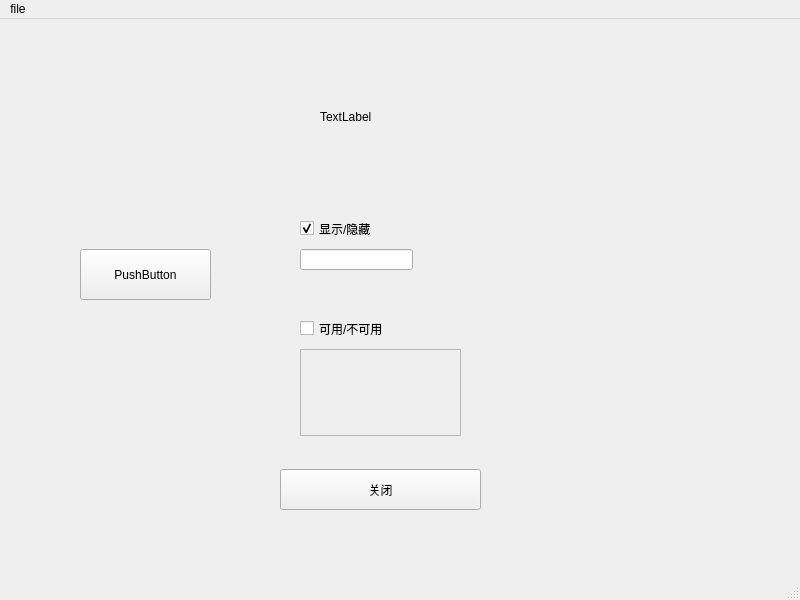
<?xml version="1.0" encoding="UTF-8"?>
<ui version="4.0">
 <class>MainWindow</class>
 <widget class="QMainWindow" name="MainWindow">
  <property name="geometry">
   <rect>
    <x>0</x>
    <y>0</y>
    <width>800</width>
    <height>600</height>
   </rect>
  </property>
  <property name="windowTitle">
   <string>MainWindow</string>
  </property>
  <widget class="QWidget" name="centralwidget">
   <widget class="QPushButton" name="pushButton">
    <property name="geometry">
     <rect>
      <x>280</x>
      <y>450</y>
      <width>201</width>
      <height>41</height>
     </rect>
    </property>
    <property name="text">
     <string>关闭</string>
    </property>
   </widget>
   <widget class="QCheckBox" name="checkBox">
    <property name="geometry">
     <rect>
      <x>300</x>
      <y>200</y>
      <width>101</width>
      <height>19</height>
     </rect>
    </property>
    <property name="text">
     <string>显示/隐藏</string>
    </property>
    <property name="checked">
     <bool>true</bool>
    </property>
   </widget>
   <widget class="QLineEdit" name="lineEdit">
    <property name="geometry">
     <rect>
      <x>300</x>
      <y>230</y>
      <width>113</width>
      <height>21</height>
     </rect>
    </property>
   </widget>
   <widget class="QCheckBox" name="checkBox_2">
    <property name="geometry">
     <rect>
      <x>300</x>
      <y>300</y>
      <width>111</width>
      <height>19</height>
     </rect>
    </property>
    <property name="text">
     <string>可用/不可用</string>
    </property>
   </widget>
   <widget class="QTextEdit" name="textEdit">
    <property name="enabled">
     <bool>false</bool>
    </property>
    <property name="geometry">
     <rect>
      <x>300</x>
      <y>330</y>
      <width>161</width>
      <height>87</height>
     </rect>
    </property>
   </widget>
   <widget class="QLabel" name="label">
    <property name="geometry">
     <rect>
      <x>320</x>
      <y>90</y>
      <width>72</width>
      <height>15</height>
     </rect>
    </property>
    <property name="text">
     <string>TextLabel</string>
    </property>
   </widget>
   <widget class="QPushButton" name="pause_btn">
    <property name="geometry">
     <rect>
      <x>80</x>
      <y>230</y>
      <width>131</width>
      <height>51</height>
     </rect>
    </property>
    <property name="text">
     <string>PushButton</string>
    </property>
   </widget>
  </widget>
  <widget class="QMenuBar" name="menubar">
   <property name="geometry">
    <rect>
     <x>0</x>
     <y>0</y>
     <width>800</width>
     <height>26</height>
    </rect>
   </property>
   <widget class="QMenu" name="menufile">
    <property name="title">
     <string>file</string>
    </property>
    <addaction name="actionopen"/>
    <addaction name="separator"/>
    <addaction name="actionnew"/>
    <addaction name="separator"/>
    <addaction name="actionsave"/>
    <addaction name="separator"/>
    <addaction name="actionsave_as"/>
   </widget>
   <addaction name="menufile"/>
  </widget>
  <widget class="QStatusBar" name="statusbar"/>
  <action name="actionopen">
   <property name="text">
    <string>open</string>
   </property>
  </action>
  <action name="actionnew">
   <property name="text">
    <string>new</string>
   </property>
  </action>
  <action name="actionsave">
   <property name="text">
    <string>save</string>
   </property>
  </action>
  <action name="actionsave_as">
   <property name="text">
    <string>save as</string>
   </property>
  </action>
 </widget>
 <resources/>
 <connections>
  <connection>
   <sender>pushButton</sender>
   <signal>clicked()</signal>
   <receiver>MainWindow</receiver>
   <slot>close()</slot>
   <hints>
    <hint type="sourcelabel">
     <x>373</x>
     <y>509</y>
    </hint>
    <hint type="destinationlabel">
     <x>375</x>
     <y>535</y>
    </hint>
   </hints>
  </connection>
  <connection>
   <sender>checkBox_2</sender>
   <signal>toggled(bool)</signal>
   <receiver>textEdit</receiver>
   <slot>setEnabled(bool)</slot>
   <hints>
    <hint type="sourcelabel">
     <x>323</x>
     <y>336</y>
    </hint>
    <hint type="destinationlabel">
     <x>349</x>
     <y>387</y>
    </hint>
   </hints>
  </connection>
  <connection>
   <sender>checkBox</sender>
   <signal>toggled(bool)</signal>
   <receiver>lineEdit</receiver>
   <slot>setVisible(bool)</slot>
   <hints>
    <hint type="sourcelabel">
     <x>331</x>
     <y>234</y>
    </hint>
    <hint type="destinationlabel">
     <x>334</x>
     <y>260</y>
    </hint>
   </hints>
  </connection>
 </connections>
</ui>
